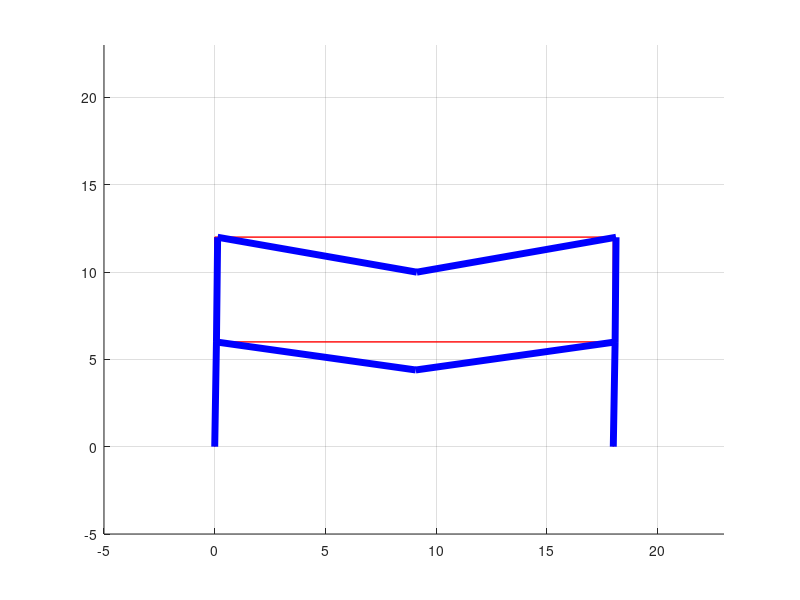

Write the MATLAB code that produced this figure.
clear; clc; close all;
% unit: N, m

nodes = [0 0;
        0 6;
        0 12
        9 12;
        18 12;
        18 6;
        18 0;
        9 6];

eles = [1 2;
       2 3;
       3 4;
       4 5;
       5 6;
       6 7;
       2 8;
       8 6
       ];

% Geometry properties
elenum = size(eles, 1);
E = 2e11 * ones(elenum, 1);
A = 5624*1e-6*ones(elenum, 1);
I = 61200000*1e-12 * ones(elenum, 1);

L = [];
for i = 1:size(eles, 1)
    start_node = eles(i, 1);
    end_node = eles(i, 2);
    vec = nodes(end_node, :) - nodes(start_node, :);
    L(i) = norm(vec);
end
L = L';


% 3 means xyz constrained, 2 means xy constrained
% 13 means z constrained, 12 means y constrained, 11 means x constrained,
% hinge not contained
Supporting = [3 0 0 0 0 0 3 0]';

% nodal forces, moments (global), [Fx Fy node#]
ExF = [3e3 0 2]; 

% element forces
% element dist load: [mag(include local dir) eletag]
w = [-3e3 3;
    -3e3 4;
    -3e3 7;
    -3e3 8]; 
% element force: [mag(include local dir) eletag DistFromStartNode]
eleF = [];  % waiting for update
% equivalant external element element end forces (LOCAL)
% ExEF = [Fyi Mzi Fyj Mzj nodetag]
w_mag = w(:, 1);
w_tag = w(:, 2);
L_w = L(w(:, 2));
ExEF = [w_mag.*L_w/2 w_mag.*L_w.^2/12 w_mag.*L_w/2 -w_mag.*L_w.^2/12 w_tag];

% element freedom table, each node has 3 DoFs
EFT = 1:1:3*size(nodes, 1);

%% Construct K_ff
K = zeros(size(EFT, 2));

for i = 1:size(eles, 1)
    start_node = eles(i, 1);
    end_node = eles(i, 2);
    vec = nodes(end_node, :) - nodes(start_node, :);
    th = atan(vec(2)/vec(1));
    if vec(1) < 0
        th = th + pi;
    end
    c = cos(th);
    s = sin(th);
    
    % transformation matrix
    T_e = [c s 0 0 0 0;
           -s c 0 0 0 0;
           0 0 1 0 0 0;
           0 0 0 c s 0;
           0 0 0 -s c 0;
           0 0 0 0 0 1];
       
    A_i = A(i);
    L_i = L(i);
    E_i = E(i);
    I_i = I(i);
    % local stifness matrix for element i
    k_e_b = [A_i*E_i/L_i    0                   0                   -A_i*E_i/L_i    0                   0;
             0              12*E_i*I_i/L_i^3    6*E_i*I_i/L_i^2     0               -12*E_i*I_i/L_i^3   6*E_i*I_i/L_i^2;
             0              6*E_i*I_i/L_i^2     4*E_i*I_i/L_i       0               -6*E_i*I_i/L_i^2    2*E_i*I_i/L_i;
             -A_i*E_i/L_i   0                   0                   A_i*E_i/L_i     0                   0;
             0              -12*E_i*I_i/L_i^3   -6*E_i*I_i/L_i^2    0               12*E_i*I_i/L_i^3    -6*E_i*I_i/L_i^2;
             0              6*E_i*I_i/L_i^2     2*E_i*I_i/L_i       0               -6*E_i*I_i/L_i^2    4*E_i*I_i/L_i;
            ];
    
    % global stifness matrix for element i
    k_e = T_e'*k_e_b*T_e;
    
    % element free table for element i
    EFTe = [EFT(3*start_node - 2:3*start_node), EFT(3*end_node - 2:3*end_node)];
    
    % modify the global stifness matrix
    K(EFTe, EFTe) = K(EFTe, EFTe) + k_e;
end

EFTf = [];
for i = 1:size(Supporting, 1)
    if Supporting(i, 1) == 11
        EFTf = [EFTf EFT(3*i-1) EFT(3*i)];
    elseif Supporting(i, 1) == 12
        EFTf = [EFTf EFT(3*i-2) EFT(3*i)];
    elseif Supporting(i, 1) == 13
        EFTf = [EFTf EFT(3*i-2) EFT(3*i-1)];
    elseif Supporting(i, 1) == 2
        EFTf = [EFTf EFT(3*i)];
    elseif Supporting(i, 1) == 0
        EFTf = [EFTf EFT(3*i-2:3*i)];
    end
end

Kff = K(EFTf, EFTf);

%% Construct f_ff (contained moments)
f = zeros(size(EFT, 2), 1);
for i = 1:size(ExF, 1)
    f_EFT = [3*ExF(i, 3)-2, 3*ExF(i, 3)-1];
    f(f_EFT) = f(f_EFT) + ExF(i, 1:2)';
end

for i = 1:size(ExEF, 1)
    ele = ExEF(i, 5);
    start_node = eles(ele, 1);
    end_node = eles(ele, 2);
    vec = nodes(end_node, :) - nodes(start_node, :);
    th = atan(vec(2)/vec(1));
    if vec(1) < 0
        th = th + pi;
    end
    c = cos(th);
    s = sin(th);
    L_e = L(ele);
    
    % transformation matrix
    T_e = [c s 0 0 0 0;
           -s c 0 0 0 0;
           0 0 1 0 0 0;
           0 0 0 c s 0;
           0 0 0 -s c 0;
           0 0 0 0 0 1];
    % local equivalant force
    f_EF_i_b = [0 ExEF(i, 1:2) 0 ExEF(i, 3:4)]';
    
    % global equivalant force
    f_EF_i = T_e'*f_EF_i_b;
    
    f_EFT = [(3*start_node-2:3*start_node) (3*end_node-2:3*end_node)];
    
    f(f_EFT) = f(f_EFT) + f_EF_i;
end

f_ff = f(EFTf);

%% Caculate displacement for free degrees
u_ff = Kff^-1*f_ff;
u = zeros(size(EFT, 2), 1);
u(EFTf) = u_ff;
disp('u(m)=');
disp(u);

%% Calculate element end forces
f_ele_end = zeros(6, size(eles, 1));


for i = 1:size(eles, 1)
    start_node = eles(i, 1);
    end_node = eles(i, 2);
    vec = nodes(end_node, :) - nodes(start_node, :);
    th = atan(vec(2)/vec(1));
    if vec(1) < 0
        th = th + pi;
    end
    c = cos(th);
    s = sin(th);
    
    % transformation matrix
    T_e = [c s 0 0 0 0;
           -s c 0 0 0 0;
           0 0 1 0 0 0;
           0 0 0 c s 0;
           0 0 0 -s c 0;
           0 0 0 0 0 1];
       
    A_i = A(i);
    L_i = L(i);
    E_i = E(i);
    I_i = I(i);
    % local stifness matrix for element i
    k_e_b = [A_i*E_i/L_i    0                   0                   -A_i*E_i/L_i    0                   0;
             0              12*E_i*I_i/L_i^3    6*E_i*I_i/L_i^2     0               -12*E_i*I_i/L_i^3   6*E_i*I_i/L_i^2;
             0              6*E_i*I_i/L_i^2     4*E_i*I_i/L_i       0               -6*E_i*I_i/L_i^2    2*E_i*I_i/L_i;
             -A_i*E_i/L_i   0                   0                   A_i*E_i/L_i     0                   0;
             0              -12*E_i*I_i/L_i^3   -6*E_i*I_i/L_i^2    0               12*E_i*I_i/L_i^3    -6*E_i*I_i/L_i^2;
             0              6*E_i*I_i/L_i^2     2*E_i*I_i/L_i       0               -6*E_i*I_i/L_i^2    4*E_i*I_i/L_i;
            ];
    
    % global stifness matrix for element i
    k_e = T_e'*k_e_b*T_e;
    
    % element free table for element i
    EFTe = [EFT(3*start_node - 2:3*start_node), EFT(3*end_node - 2:3*end_node)];
    
    % f = k_e*u_e - f_EF_e
    if ismember(i, ExEF(:, 5)) == 0
        f_EF_e = zeros(6, 1);
    else
        f_EF_e_b = ExEF(ismember(ExEF(:, 5), i), :);
        f_EF_e_b = [0 f_EF_e_b(1:2) 0 f_EF_e_b(3:4)]';
        f_EF_e = T_e' * f_EF_e_b;
    end
    u_e = u(EFTe);
    f = k_e * u_e - f_EF_e;
    
    f_ele_end(:, i) = f;
end

disp('Element end forces(N)=');
disp(f_ele_end);

%% Calculate reactions
support_nodes = find(Supporting~=0);
reactions = zeros(3 * size(support_nodes, 1), 1);
for i = 1 : size(support_nodes, 1)
    % find which element this support node is
    e = find(eles == support_nodes(i));
    e_ind = ceil(e/2);
    n_ind = 2 - ceil(e_ind - e/2);
    
    % reaction = f_ele_end
    reactions(3*i-2:3*i) = f_ele_end(3*n_ind-2:3*n_ind, e_ind);
    if Supporting(support_nodes(i)) == 2
        reactions(3*i) = NaN;
    elseif Supporting(support_nodes(i)) == 11
        reactions(3*i-1) = NaN;
        reactions(3*i) = NaN;
    elseif Supporting(support_nodes(i)) == 12
        reactions(3*i-2) = NaN;
        reactions(3*i) = NaN;
    elseif Supporting(support_nodes(i)) == 13
        reactions(3*i-2) = NaN;
        reactions(3*i-1) = NaN;
    end
end
disp('Supporting nodes are')
disp(support_nodes)
disp('Reactions(N)=')
disp(reactions)



%% visualization
for i = 1:elenum
    hold on
    start_node = eles(i, 1);
    end_node = eles(i, 2);
    plot(nodes([start_node, end_node], 1), nodes([start_node, end_node], 2)...
        , 'LineWidth', 1, 'Color', 'red');
end
grid on
xlim([min(min(nodes))-5, max(max(nodes))+5]);
ylim([min(min(nodes))-5, max(max(nodes))+5]);

for i = 1:size(eles, 1)
    hold on
    start_node = eles(i, 1);
    end_node = eles(i, 2);
    
    x_disp = u([start_node*3-2, end_node*3-2])*20;
    y_disp = u([start_node*3 - 1, end_node*3 - 1])*20;
    
    plot(nodes([start_node, end_node], 1) + x_disp,...
         nodes([start_node, end_node], 2) + y_disp...
        , 'LineWidth', 5, 'Color', 'blue');
end





















